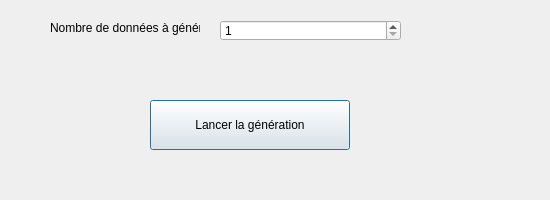
<?xml version="1.0" encoding="UTF-8"?>
<ui version="4.0">
 <class>Dialog</class>
 <widget class="QDialog" name="Dialog">
  <property name="geometry">
   <rect>
    <x>0</x>
    <y>0</y>
    <width>550</width>
    <height>200</height>
   </rect>
  </property>
  <property name="windowTitle">
   <string>Dialog</string>
  </property>
  <widget class="QSpinBox" name="lineEdit_nomFichier">
   <property name="geometry">
    <rect>
     <x>220</x>
     <y>20</y>
     <width>181</width>
     <height>21</height>
    </rect>
   </property>
   <property name="minimum">
    <number>1</number>
   </property>
   <property name="maximum">
    <number>1000000000</number>
   </property>
  </widget>
  <widget class="QLabel" name="label">
   <property name="geometry">
    <rect>
     <x>50</x>
     <y>20</y>
     <width>150</width>
     <height>16</height>
    </rect>
   </property>
   <property name="text">
    <string>Nombre de données à générer :</string>
   </property>
  </widget>
  <widget class="QPushButton" name="pushButton">
   <property name="geometry">
    <rect>
     <x>150</x>
     <y>100</y>
     <width>200</width>
     <height>50</height>
    </rect>
   </property>
   <property name="text">
    <string>Lancer la génération</string>
   </property>
  </widget>
 </widget>
 <resources/>
 <connections/>
</ui>
